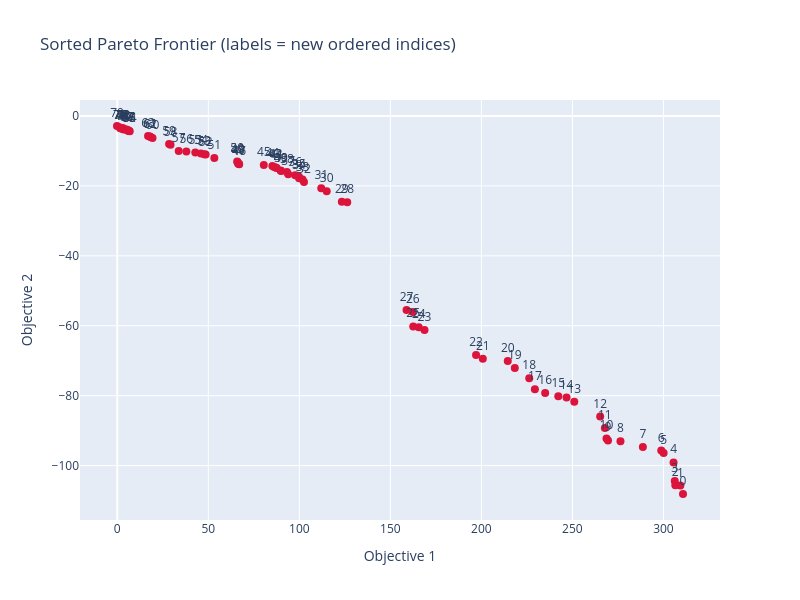
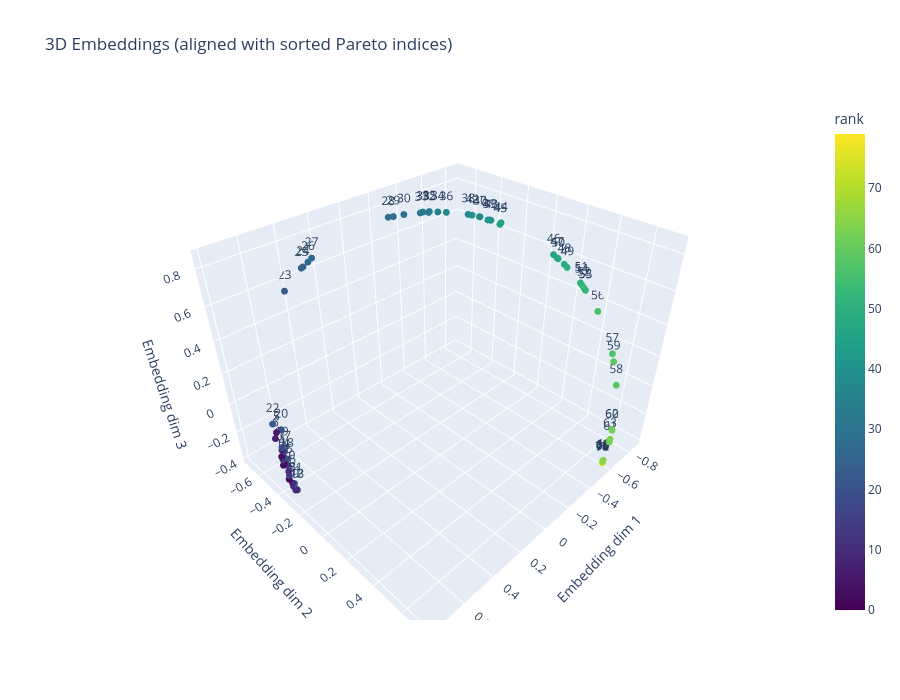

Notebook code cell kept with these figures, in order:
### Code cell
import numpy as np
import pandas as pd
import plotly.graph_objects as go

# --- assume you already have these numpy arrays ---
# returns: shape (N, 2)
# embeddings: shape (N, 3) or (N, D)
# example for testing:
# returns = np.random.rand(50, 2)
# embeddings = np.random.rand(50, 3)

# --- Sort lexicographically and keep mapping ---
sort_idx = np.lexsort(returns.T)
sorted_pf = returns[sort_idx]

# --- Build dataframe ---
df = pd.DataFrame({
    "obj1": sorted_pf[:, 0],
    "obj2": sorted_pf[:, 1],
    "rank": np.arange(len(sort_idx)),     # new ordered index
    "orig_idx": sort_idx                  # original index
})

# --- 2D Pareto frontier visualization ---
fig2d = go.Figure()

fig2d.add_trace(go.Scatter(
    x=df["obj1"],
    y=df["obj2"],
    mode="markers+text",
    text=df["rank"].astype(str),
    textposition="top center",
    marker=dict(size=8, color="crimson"),
    customdata=np.stack([df["rank"], df["orig_idx"]], axis=-1),
    hovertemplate=(
        "new idx (rank)=%{customdata[0]}<br>"
        "original idx=%{customdata[1]}<br>"
        "obj1=%{x:.3f}<br>"
        "obj2=%{y:.3f}<extra></extra>"
    ),
    name="Pareto (sorted)"
))

fig2d.update_layout(
    width=800, height=600,
    title="Sorted Pareto Frontier (labels = new ordered indices)",
    xaxis_title="Objective 1",
    yaxis_title="Objective 2"
)

fig2d.write_html("cheetah.html")
fig2d.show()


# --- 3D embeddings visualization aligned with sorted indices ---
emb3 = all_t_e100[:, :3]           # take first 3 dims if more
emb3_sorted = emb3[sort_idx]       # reorder same as returns

fig3d = go.Figure()

# points labeled by new sorted index
fig3d.add_trace(go.Scatter3d(
    x=emb3_sorted[:, 0],
    y=emb3_sorted[:, 1],
    z=emb3_sorted[:, 2],
    mode="markers+text",
    text=df["rank"].astype(str),
    textposition="top center",
    marker=dict(
        size=4,
        color=df["rank"],
        colorscale="Viridis",
        colorbar=dict(title="rank")
    ),
    customdata=np.stack([df["rank"], df["orig_idx"]], axis=-1),
    hovertemplate=(
        "new idx (rank)=%{customdata[0]}<br>"
        "original idx=%{customdata[1]}<br>"
        "x=%{x:.3f}<br>"
        "y=%{y:.3f}<br>"
        "z=%{z:.3f}<extra></extra>"
    ),
    name="Embeddings (sorted)"
))


fig3d.update_layout(
    width=900, height=700,
    title="3D Embeddings (aligned with sorted Pareto indices)",
    scene=dict(
        xaxis_title="Embedding dim 1",
        yaxis_title="Embedding dim 2",
        zaxis_title="Embedding dim 3"
    )
)

fig3d.write_html("cheetah_3d_embeddings.html")
fig3d.show()

### Figure 1 — Plotly figure (JSON) as saved in the notebook; plotly's stock layout.template omitted (floating-point values rounded to 4 significant figures; data arrays with more than 128 entries replaced by an {"elided": "..."} marker saying what was removed)
{"data": [{"customdata": {"elided": "80x2 int values"}, "hovertemplate": "new idx (rank)=%{customdata[0]}<br>original idx=%{customdata[1]}<br>obj1=%{x:.3f}<br>obj2=%{y:.3f}<extra></extra>", "marker": {"color": "crimson", "size": 8}, "mode": "markers+text", "name": "Pareto (sorted)", "text": ["0", "1", "2", "3", "4", "5", "6", "7", "8", "9", "10", "11", "12", "13", "14", "15", "16", "17", "18", "19", "20", "21", "22", "23", "24", "25", "26", "27", "28", "29", "30", "31", "32", "33", "34", "35", "36", "37", "38", "39", "40", "41", "42", "43", "44", "45", "46", "47", "48", "49", "50", "51", "52", "53", "54", "55", "56", "57", "58", "59", "60", "61", "62", "63", "64", "65", "66", "67", "68", "69", "70", "71", "72", "73", "74", "75", "76", "77", "78", "79"], "textposition": "top center", "type": "scatter", "x": [310.7, 309.3, 306.5, 306.2, 305.6, 300.1, 298.8, 288.7, 276.4, 269.6, 268.7, 267.8, 265.3, 251.0, 246.8, 242.2, 235.0, 229.4, 226.3, 218.4, 214.5, 200.8, 197.1, 168.7, 165.6, 162.6, 162.4, 158.9, 126.3, 123.3, 115.0, 112.0, 102.6, 101.8, 99.86, 99.8, 97.71, 93.89, 93.19, 89.96, 89.76, 87.55, 87.05, 86.13, 85.19, 80.47, 66.95, 66.84, 66.35, 66.13, 65.85, 53.3, 48.53, 47.77, 45.93, 42.86, 37.94, 33.75, 29.25, 28.46, 19.33, 18.18, 17.96, 16.89, 6.84, 6.401, 6.196, 5.958, 5.429, 5.055, 3.865, 3.245, 3.219, 2.724, 2.003, 1.969, 1.628, 1.621, 1.417, -0.1598], "y": [-108.1, -105.7, -105.6, -104.4, -99.1, -96.43, -95.72, -94.66, -93.07, -92.79, -92.22, -89.27, -85.97, -81.75, -80.54, -80.17, -79.24, -78.15, -75.02, -72.06, -70.11, -69.43, -68.35, -61.21, -60.4, -60.19, -56.06, -55.48, -24.66, -24.51, -21.52, -20.68, -18.85, -18.2, -17.77, -17.35, -16.96, -16.64, -16.03, -15.72, -15.59, -14.88, -14.72, -14.57, -14.31, -14.01, -13.81, -13.74, -13.58, -13.22, -13.01, -12.04, -11.02, -10.97, -10.72, -10.46, -10.17, -10.04, -8.244, -8.008, -6.276, -6.032, -5.863, -5.694, -4.337, -4.314, -4.279, -4.106, -4.102, -3.873, -3.828, -3.755, -3.536, -3.526, -3.507, -3.506, -3.498, -3.38, -3.301, -2.857]}], "layout": {"height": 600, "title": {"text": "Sorted Pareto Frontier (labels = new ordered indices)"}, "width": 800, "xaxis": {"title": {"text": "Objective 1"}}, "yaxis": {"title": {"text": "Objective 2"}}}}

### Figure 2 — Plotly figure (JSON) as saved in the notebook; plotly's stock layout.template omitted (floating-point values rounded to 4 significant figures; data arrays with more than 128 entries replaced by an {"elided": "..."} marker saying what was removed)
{"data": [{"customdata": {"elided": "80x2 int values"}, "hovertemplate": "new idx (rank)=%{customdata[0]}<br>original idx=%{customdata[1]}<br>x=%{x:.3f}<br>y=%{y:.3f}<br>z=%{z:.3f}<extra></extra>", "marker": {"color": [0, 1, 2, 3, 4, 5, 6, 7, 8, 9, 10, 11, 12, 13, 14, 15, 16, 17, 18, 19, 20, 21, 22, 23, 24, 25, 26, 27, 28, 29, 30, 31, 32, 33, 34, 35, 36, 37, 38, 39, 40, 41, 42, 43, 44, 45, 46, 47, 48, 49, 50, 51, 52, 53, 54, 55, 56, 57, 58, 59, 60, 61, 62, 63, 64, 65, 66, 67, 68, 69, 70, 71, 72, 73, 74, 75, 76, 77, 78, 79], "colorbar": {"title": {"text": "rank"}}, "colorscale": [[0, "#440154"], [0.1111, "#482878"], [0.2222, "#3e4989"], [0.3333, "#31688e"], [0.4444, "#26828e"], [0.5556, "#1f9e89"], [0.6667, "#35b779"], [0.7778, "#6ece58"], [0.8889, "#b5de2b"], [1, "#fde725"]], "size": 4}, "mode": "markers+text", "name": "Embeddings (sorted)", "text": ["0", "1", "2", "3", "4", "5", "6", "7", "8", "9", "10", "11", "12", "13", "14", "15", "16", "17", "18", "19", "20", "21", "22", "23", "24", "25", "26", "27", "28", "29", "30", "31", "32", "33", "34", "35", "36", "37", "38", "39", "40", "41", "42", "43", "44", "45", "46", "47", "48", "49", "50", "51", "52", "53", "54", "55", "56", "57", "58", "59", "60", "61", "62", "63", "64", "65", "66", "67", "68", "69", "70", "71", "72", "73", "74", "75", "76", "77", "78", "79"], "textposition": "top center", "type": "scatter3d", "x": [0.7689, 0.7812, 0.7612, 0.7755, 0.7651, 0.7369, 0.7532, 0.7509, 0.7756, 0.777, 0.7671, 0.7786, 0.771, 0.7703, 0.7658, 0.7725, 0.7647, 0.7433, 0.7475, 0.7453, 0.7125, 0.7688, 0.735, 0.4249, 0.3048, 0.3138, 0.2758, 0.2532, -0.1352, -0.1578, -0.2049, -0.2762, -0.3116, -0.2887, -0.3514, -0.3168, -0.3862, -0.5185, -0.4742, -0.5552, -0.5199, -0.548, -0.4898, -0.5605, -0.5987, -0.5911, -0.7663, -0.7756, -0.7953, -0.8017, -0.779, -0.831, -0.837, -0.8399, -0.8333, -0.8393, -0.8542, -0.8374, -0.7935, -0.828, -0.6853, -0.6489, -0.6859, -0.658, -0.5829, -0.5852, -0.5816, -0.5807, -0.5792, -0.5787, -0.5754, -0.5759, -0.5765, -0.576, -0.576, -0.5757, -0.5757, -0.5758, -0.5764, -0.5766], "y": [-0.39, -0.3447, -0.3788, -0.3899, -0.4117, -0.4739, -0.4661, -0.4228, -0.3263, -0.3022, -0.3608, -0.317, -0.2992, -0.2969, -0.4015, -0.3508, -0.3814, -0.4121, -0.389, -0.4279, -0.4638, -0.3186, -0.5024, -0.7091, -0.695, -0.698, -0.6883, -0.684, -0.5153, -0.4999, -0.4699, -0.4194, -0.3934, -0.4126, -0.3639, -0.3924, -0.3352, -0.2168, -0.2594, -0.1769, -0.2152, -0.1825, -0.2445, -0.1715, -0.1328, -0.1336, 0.1102, 0.1287, 0.1671, 0.1832, 0.1344, 0.2614, 0.2838, 0.2938, 0.2701, 0.295, 0.3828, 0.5241, 0.605, 0.5457, 0.6856, 0.7006, 0.6845, 0.6972, 0.7177, 0.7172, 0.7179, 0.718, 0.7183, 0.7184, 0.7189, 0.7188, 0.7187, 0.7188, 0.7188, 0.7189, 0.7189, 0.7188, 0.7188, 0.7187], "z": [-0.2324, -0.306, -0.2399, -0.2391, -0.1993, -0.08678, -0.1137, -0.1699, -0.3252, -0.3594, -0.27, -0.3409, -0.3574, -0.3597, -0.2137, -0.289, -0.2398, -0.1769, -0.2124, -0.1576, -0.0762, -0.3289, -0.04643, 0.5429, 0.6437, 0.6389, 0.6635, 0.6803, 0.8393, 0.8411, 0.8474, 0.8502, 0.8504, 0.8534, 0.8501, 0.8541, 0.846, 0.8178, 0.8311, 0.8003, 0.817, 0.8008, 0.8265, 0.7983, 0.7841, 0.7776, 0.6227, 0.607, 0.5746, 0.5593, 0.6025, 0.4829, 0.4585, 0.4478, 0.4734, 0.4456, 0.342, 0.1343, -0.01862, 0.09584, -0.2354, -0.2919, -0.2333, -0.2783, -0.3807, -0.3779, -0.3824, -0.3835, -0.3853, -0.386, -0.39, -0.3894, -0.3886, -0.3892, -0.3893, -0.3895, -0.3896, -0.3894, -0.3887, -0.3885]}], "layout": {"height": 700, "scene": {"xaxis": {"title": {"text": "Embedding dim 1"}}, "yaxis": {"title": {"text": "Embedding dim 2"}}, "zaxis": {"title": {"text": "Embedding dim 3"}}}, "title": {"text": "3D Embeddings (aligned with sorted Pareto indices)"}, "width": 900}}
